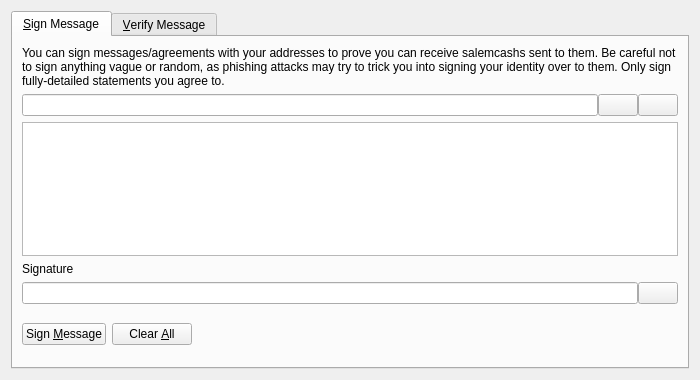
<?xml version="1.0" encoding="UTF-8"?>
<ui version="4.0">
 <class>SignVerifyMessageDialog</class>
 <widget class="QDialog" name="SignVerifyMessageDialog">
  <property name="geometry">
   <rect>
    <x>0</x>
    <y>0</y>
    <width>700</width>
    <height>380</height>
   </rect>
  </property>
  <property name="windowTitle">
   <string>Signatures - Sign / Verify a Message</string>
  </property>
  <property name="modal">
   <bool>true</bool>
  </property>
  <layout class="QVBoxLayout" name="verticalLayout">
   <item>
    <widget class="QTabWidget" name="tabWidget">
     <property name="currentIndex">
      <number>0</number>
     </property>
     <widget class="QWidget" name="tabSignMessage">
      <attribute name="title">
       <string>&amp;Sign Message</string>
      </attribute>
      <layout class="QVBoxLayout" name="verticalLayout_SM">
       <item>
        <widget class="QLabel" name="infoLabel_SM">
         <property name="text">
          <string>You can sign messages/agreements with your addresses to prove you can receive salemcashs sent to them. Be careful not to sign anything vague or random, as phishing attacks may try to trick you into signing your identity over to them. Only sign fully-detailed statements you agree to.</string>
         </property>
         <property name="textFormat">
          <enum>Qt::PlainText</enum>
         </property>
         <property name="wordWrap">
          <bool>true</bool>
         </property>
        </widget>
       </item>
       <item>
        <layout class="QHBoxLayout" name="horizontalLayout_1_SM">
         <property name="spacing">
          <number>0</number>
         </property>
         <item>
          <widget class="QValidatedLineEdit" name="addressIn_SM">
           <property name="toolTip">
            <string>The Salemcash address to sign the message with</string>
           </property>
          </widget>
         </item>
         <item>
          <widget class="QPushButton" name="addressBookButton_SM">
           <property name="toolTip">
            <string>Choose previously used address</string>
           </property>
           <property name="text">
            <string/>
           </property>
           <property name="icon">
            <iconset resource="../salemcash.qrc">
             <normaloff>:/icons/address-book</normaloff>:/icons/address-book</iconset>
           </property>
           <property name="shortcut">
            <string>Alt+A</string>
           </property>
           <property name="autoDefault">
            <bool>false</bool>
           </property>
          </widget>
         </item>
         <item>
          <widget class="QPushButton" name="pasteButton_SM">
           <property name="toolTip">
            <string>Paste address from clipboard</string>
           </property>
           <property name="text">
            <string/>
           </property>
           <property name="icon">
            <iconset resource="../salemcash.qrc">
             <normaloff>:/icons/editpaste</normaloff>:/icons/editpaste</iconset>
           </property>
           <property name="shortcut">
            <string>Alt+P</string>
           </property>
           <property name="autoDefault">
            <bool>false</bool>
           </property>
          </widget>
         </item>
        </layout>
       </item>
       <item>
        <widget class="QPlainTextEdit" name="messageIn_SM">
         <property name="toolTip">
          <string>Enter the message you want to sign here</string>
         </property>
        </widget>
       </item>
       <item>
        <widget class="QLabel" name="signatureLabel_SM">
         <property name="text">
          <string>Signature</string>
         </property>
         <property name="textFormat">
          <enum>Qt::PlainText</enum>
         </property>
        </widget>
       </item>
       <item>
        <layout class="QHBoxLayout" name="horizontalLayout_2_SM">
         <property name="spacing">
          <number>0</number>
         </property>
         <item>
          <widget class="QLineEdit" name="signatureOut_SM">
           <property name="font">
            <font>
             <italic>true</italic>
            </font>
           </property>
           <property name="readOnly">
            <bool>true</bool>
           </property>
          </widget>
         </item>
         <item>
          <widget class="QPushButton" name="copySignatureButton_SM">
           <property name="toolTip">
            <string>Copy the current signature to the system clipboard</string>
           </property>
           <property name="text">
            <string/>
           </property>
           <property name="icon">
            <iconset resource="../salemcash.qrc">
             <normaloff>:/icons/editcopy</normaloff>:/icons/editcopy</iconset>
           </property>
           <property name="autoDefault">
            <bool>false</bool>
           </property>
          </widget>
         </item>
        </layout>
       </item>
       <item>
        <layout class="QHBoxLayout" name="horizontalLayout_3_SM">
         <item>
          <widget class="QPushButton" name="signMessageButton_SM">
           <property name="toolTip">
            <string>Sign the message to prove you own this salemcash address</string>
           </property>
           <property name="text">
            <string>Sign &amp;Message</string>
           </property>
           <property name="icon">
            <iconset resource="../salemcash.qrc">
             <normaloff>:/icons/edit</normaloff>:/icons/edit</iconset>
           </property>
           <property name="autoDefault">
            <bool>false</bool>
           </property>
          </widget>
         </item>
         <item>
          <widget class="QPushButton" name="clearButton_SM">
           <property name="toolTip">
            <string>Reset all sign message fields</string>
           </property>
           <property name="text">
            <string>Clear &amp;All</string>
           </property>
           <property name="icon">
            <iconset resource="../salemcash.qrc">
             <normaloff>:/icons/remove</normaloff>:/icons/remove</iconset>
           </property>
           <property name="autoDefault">
            <bool>false</bool>
           </property>
          </widget>
         </item>
         <item>
          <spacer name="horizontalSpacer_1_SM">
           <property name="orientation">
            <enum>Qt::Horizontal</enum>
           </property>
           <property name="sizeHint" stdset="0">
            <size>
             <width>40</width>
             <height>48</height>
            </size>
           </property>
          </spacer>
         </item>
         <item>
          <widget class="QLabel" name="statusLabel_SM">
           <property name="font">
            <font>
             <weight>75</weight>
             <bold>true</bold>
            </font>
           </property>
           <property name="text">
            <string/>
           </property>
           <property name="wordWrap">
            <bool>true</bool>
           </property>
          </widget>
         </item>
         <item>
          <spacer name="horizontalSpacer_2_SM">
           <property name="orientation">
            <enum>Qt::Horizontal</enum>
           </property>
           <property name="sizeHint" stdset="0">
            <size>
             <width>40</width>
             <height>48</height>
            </size>
           </property>
          </spacer>
         </item>
        </layout>
       </item>
      </layout>
     </widget>
     <widget class="QWidget" name="tabVerifyMessage">
      <attribute name="title">
       <string>&amp;Verify Message</string>
      </attribute>
      <layout class="QVBoxLayout" name="verticalLayout_VM">
       <item>
        <widget class="QLabel" name="infoLabel_VM">
         <property name="text">
          <string>Enter the receiver's address, message (ensure you copy line breaks, spaces, tabs, etc. exactly) and signature below to verify the message. Be careful not to read more into the signature than what is in the signed message itself, to avoid being tricked by a man-in-the-middle attack. Note that this only proves the signing party receives with the address, it cannot prove sendership of any transaction!</string>
         </property>
         <property name="textFormat">
          <enum>Qt::PlainText</enum>
         </property>
         <property name="alignment">
          <set>Qt::AlignLeading|Qt::AlignLeft|Qt::AlignTop</set>
         </property>
         <property name="wordWrap">
          <bool>true</bool>
         </property>
        </widget>
       </item>
       <item>
        <layout class="QHBoxLayout" name="horizontalLayout_1_VM">
         <property name="spacing">
          <number>0</number>
         </property>
         <item>
          <widget class="QValidatedLineEdit" name="addressIn_VM">
           <property name="toolTip">
            <string>The salemcash address the message was signed with</string>
           </property>
          </widget>
         </item>
         <item>
          <widget class="QPushButton" name="addressBookButton_VM">
           <property name="toolTip">
            <string>Choose previously used address</string>
           </property>
           <property name="text">
            <string/>
           </property>
           <property name="icon">
            <iconset resource="../salemcash.qrc">
             <normaloff>:/icons/address-book</normaloff>:/icons/address-book</iconset>
           </property>
           <property name="shortcut">
            <string>Alt+A</string>
           </property>
           <property name="autoDefault">
            <bool>false</bool>
           </property>
          </widget>
         </item>
        </layout>
       </item>
       <item>
        <widget class="QPlainTextEdit" name="messageIn_VM"/>
       </item>
       <item>
        <widget class="QValidatedLineEdit" name="signatureIn_VM"/>
       </item>
       <item>
        <layout class="QHBoxLayout" name="horizontalLayout_2_VM">
         <item>
          <widget class="QPushButton" name="verifyMessageButton_VM">
           <property name="toolTip">
            <string>Verify the message to ensure it was signed with the specified salemcash address</string>
           </property>
           <property name="text">
            <string>Verify &amp;Message</string>
           </property>
           <property name="icon">
            <iconset resource="../salemcash.qrc">
             <normaloff>:/icons/transaction_0</normaloff>:/icons/transaction_0</iconset>
           </property>
           <property name="autoDefault">
            <bool>false</bool>
           </property>
          </widget>
         </item>
         <item>
          <widget class="QPushButton" name="clearButton_VM">
           <property name="toolTip">
            <string>Reset all verify message fields</string>
           </property>
           <property name="text">
            <string>Clear &amp;All</string>
           </property>
           <property name="icon">
            <iconset resource="../salemcash.qrc">
             <normaloff>:/icons/remove</normaloff>:/icons/remove</iconset>
           </property>
           <property name="autoDefault">
            <bool>false</bool>
           </property>
          </widget>
         </item>
         <item>
          <spacer name="horizontalSpacer_1_VM">
           <property name="orientation">
            <enum>Qt::Horizontal</enum>
           </property>
           <property name="sizeHint" stdset="0">
            <size>
             <width>40</width>
             <height>48</height>
            </size>
           </property>
          </spacer>
         </item>
         <item>
          <widget class="QLabel" name="statusLabel_VM">
           <property name="font">
            <font>
             <weight>75</weight>
             <bold>true</bold>
            </font>
           </property>
           <property name="text">
            <string/>
           </property>
           <property name="wordWrap">
            <bool>true</bool>
           </property>
          </widget>
         </item>
         <item>
          <spacer name="horizontalSpacer_2_VM">
           <property name="orientation">
            <enum>Qt::Horizontal</enum>
           </property>
           <property name="sizeHint" stdset="0">
            <size>
             <width>40</width>
             <height>48</height>
            </size>
           </property>
          </spacer>
         </item>
        </layout>
       </item>
      </layout>
     </widget>
    </widget>
   </item>
  </layout>
 </widget>
 <customwidgets>
  <customwidget>
   <class>QValidatedLineEdit</class>
   <extends>QLineEdit</extends>
   <header>qt/qvalidatedlineedit.h</header>
  </customwidget>
 </customwidgets>
 <resources>
  <include location="../salemcash.qrc"/>
 </resources>
 <connections/>
</ui>
